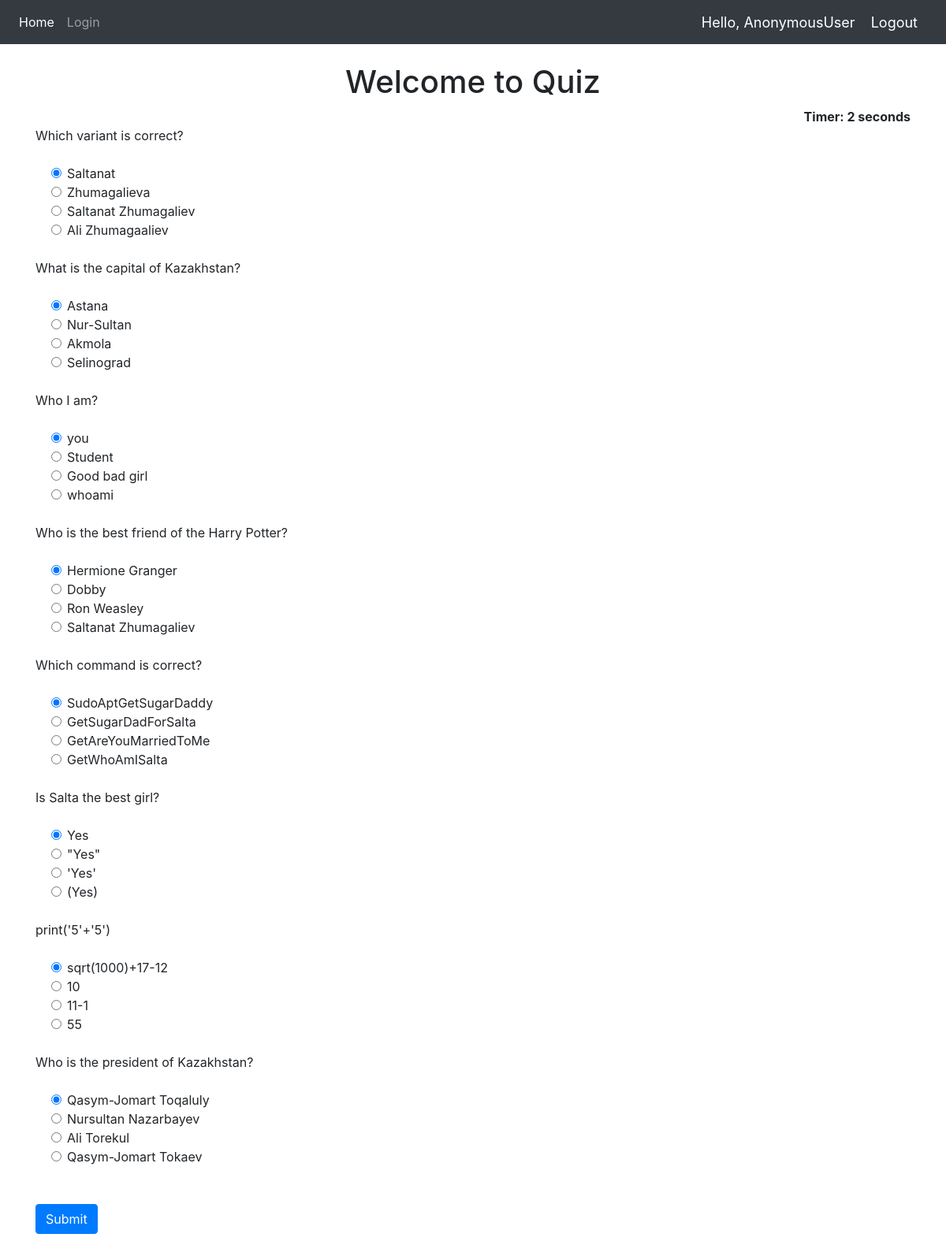
The page / on the database its author committed.
### Quiz/models.py (models this page shows, shortened)
class QuesModel(models.Model):
    question = models.CharField(max_length=200,null=True)
    op1 = models.CharField(max_length=200,null=True)
    op2 = models.CharField(max_length=200,null=True)
    op3 = models.CharField(max_length=200,null=True)
    op4 = models.CharField(max_length=200,null=True)
    ans = models.CharField(max_length=200,null=True)

### Quiz/views.py (the view)
# urls.py: 2. Add a URL to urlpatterns:  path('', views.home, name='home')
def home(request):
    if request.method == 'POST':
        print(request.POST)
        questions=QuesModel.objects.all()
        score=0
        wrong=0
        correct=0
        total=0
        for q in questions:
            total+=1
            print(request.POST.get(q.question))
            print(q.ans)
            print()
            if q.ans ==  request.POST.get(q.question):
                score+=10
                correct+=1
            else:
                wrong+=1
        percent = round(score/(total*10) *100)
        context = {
            'score':score,
            'time': request.POST.get('timer'),
            'correct':correct,
            'wrong':wrong,
            'percent':percent,
            'total':total
        }
        return render(request,'Quiz/result.html',context)
    else:
        questions=QuesModel.objects.all()
        context = {
            'questions':questions
        }
        return render(request,'Quiz/home.html',context)

### Quiz/templates/Quiz/home.html (shortened to what this page needs)
{% extends 'Quiz/dependencies.html' %}
{% block content %}
{% load static %}
<div class="container "> <br>
<h1 style="text-align: center">Welcome to Quiz</h1>
<div align="right " id="displaytimer"><b>Timer: 0 seconds</b></div>
 <form method='post' action=''>
    {% for q  in questions%}
    <div class="form-group">
      <label for="question">{{q.question}}</label>
    </div>
    <div class="form-check">
        <div class="form-check">
            <input class="form-check-input" type="radio" name="{{q.question}}" id="gridRadios1" value="option1" checked>
            <label class="form-check-label" for="gridRadios1">
                {{q.op1}}
            </label>
        </div>
        <div class="form-check">
            <input class="form-check-input" type="radio" name="{{q.question}}" id="gridRadios2" value="option2">
            <label class="form-check-label" for="gridRadios2">
                {{q.op2}}
            </label>
        </div>
        <div class="form-check">
            <input class="form-check-input" type="radio" name="{{q.question}}" id="gridRadios1" value="option3">
            <label class="form-check-label" for="gridRadios1">
                {{q.op3}}
            </label>
        </div>
        <div class="form-check">
            <input class="form-check-input" type="radio" name="{{q.question}}" id="gridRadios2" value="option4">
            <label class="form-check-label" for="gridRadios2">
                {{q.op4}}
            </label>
        </div>
        <br>
    </div>
    {% endfor %}
    <br>
    <button type="submit" class="btn btn-primary">Submit</button>
  </form>
</div>
{% endblock %}

### Quiz/templates/Quiz/dependencies.html (shortened to what this page needs)
{% load static %}
<html>
    <head>
        <link rel="stylesheet" href="https://stackpath.bootstrapcdn.com/bootstrap/4.5.0/css/bootstrap.min.css">
    </head>
    <body>
        {% include 'Quiz/navbar.html' %}
        {% block content %}
        {% endblock %}
        <br>
    </body>
</html>

### Quiz/templates/Quiz/navbar.html (shortened to what this page needs)
{% load static %}
<nav class="navbar navbar-expand-lg navbar-dark bg-dark">
  <div class="collapse navbar-collapse" id="navbarNav">
    <ul class="navbar-nav">
      <li class="nav-item active">
        <a class="nav-link" href="{% url 'home' %}">Home</a>
      </li>
      <li class="nav-item">
        <a class="nav-link" href="{% url 'login' %}">Login</a>
      </li>
    </ul>
  </div>
  <span class="greet">Hello, {{request.user}}</span>
  <span ><a  class="greet" href="{% url 'logout' %}">Logout</a></span>
</nav>

### Quiz/templates/Quiz/navbar.html (style rules this page uses)
.greet { font-size: 18px; color: #fff; margin-right: 20px; }

### rows shown on the page
QuesModel: question "Which variant is correct?", op1 "Saltanat", op2 "Zhumagalieva", op3 "Saltanat Zhumagaliev", op4 "Ali Zhumagaaliev"
QuesModel: question "What is the capital of Kazakhstan?", op1 "Astana", op2 "Nur-Sultan", op3 "Akmola", op4 "Selinograd"
QuesModel: question "Who I am?", op1 "you", op2 "Student", op3 "Good bad girl", op4 "whoami"
QuesModel: question "Who is the best friend of the Harry Potter?", op1 "Hermione Granger", op2 "Dobby", op3 "Ron Weasley", op4 "Saltanat Zhumagaliev"
QuesModel: question "Which command is correct?", op1 "SudoAptGetSugarDaddy", op2 "GetSugarDadForSalta", op3 "GetAreYouMarriedToMe", op4 "GetWhoAmISalta"
QuesModel: question "Is Salta the best girl?", op1 "Yes", op2 "\"Yes\"", op3 "'Yes'", op4 "(Yes)"
QuesModel: question "print('5'+'5')", op1 "sqrt(1000)+17-12", op2 "10", op3 "11-1", op4 "55"
QuesModel: question "Who is the president of Kazakhstan?", op1 "Qasym-Jomart Toqaluly", op2 "Nursultan Nazarbayev", op3 "Ali Torekul", op4 "Qasym-Jomart Tokaev"

### other values the page prints
{{ request.user }} "AnonymousUser"
